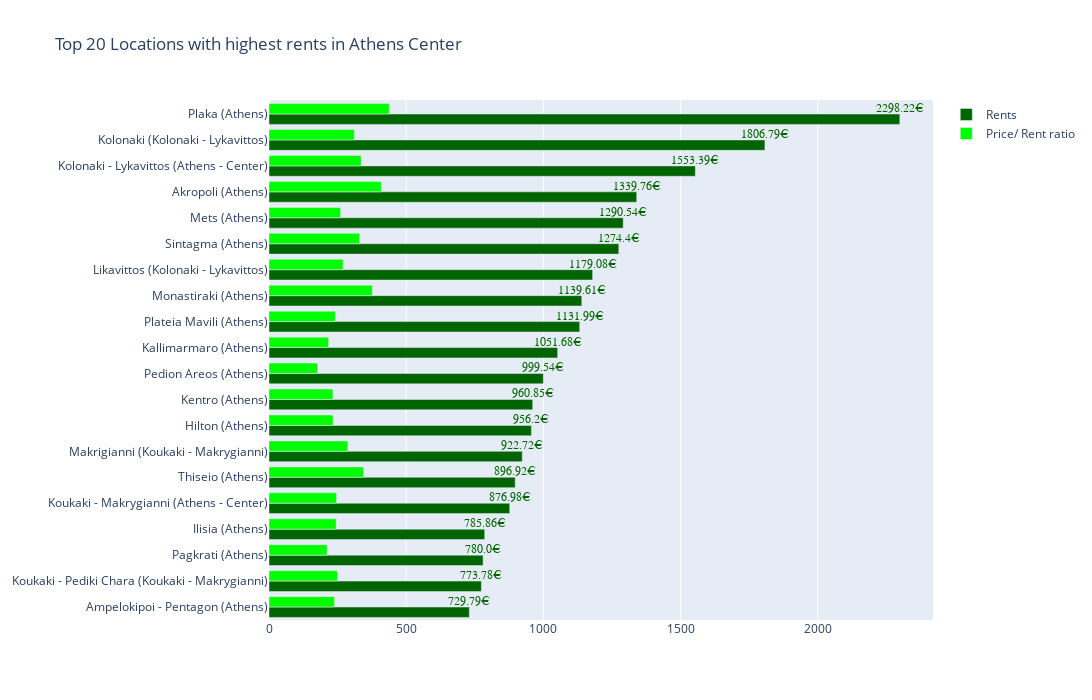

The notebook cell saved with this chart:
### Code cell
location_rent = group_2['Location'].tail(20).tolist()

fig_rent = go.Figure()
fig_rent.add_trace(go.Bar(y=location_rent, x= group_2['Average Rent by Location/# Bedrooms'].tail(20).tolist(), name='Rents', marker_color='darkgreen', orientation = 'h'))
fig_rent.add_trace(go.Bar(y=location_rent, x= group_2['Price/Rent ratio by Location/# Bedrooms'].tail(20).tolist(), name='Price/ Rent ratio', marker_color='lime', orientation = 'h'))

annotation_rent = []

y_rent = group_2['Average Rent by Location/# Bedrooms'].tail(20).tolist()
x_rent = location_rent
for i, j in zip(y_rent, x_rent):
    annotation_rent.append(dict(xref='x1', yref='y1',y=j, x=i,text=str(i) + '€' ,font=dict(family='Arial', size=12, color='darkgreen'), showarrow=False, yshift=6))

    fig_rent.update_layout(barmode='group', width=1200, height=700, title="Top 20 Locations with highest rents in Athens Center ", annotations=annotation_rent)
fig_rent.show()

### Figure 1 — Plotly figure (JSON) as saved in the notebook; plotly's stock layout.template omitted (floating-point values rounded to 4 significant figures)
{"data": [{"marker": {"color": "darkgreen"}, "name": "Rents", "orientation": "h", "type": "bar", "x": [729.8, 773.8, 780, 785.9, 877.0, 896.9, 922.7, 956.2, 960.9, 999.5, 1052.0, 1132.0, 1140.0, 1179.0, 1274.0, 1291.0, 1340.0, 1553.0, 1807.0, 2298.0], "y": ["Ampelokipoi - Pentagon (Athens)", "Koukaki - Pediki Chara (Koukaki - Makrygianni)", "Pagkrati (Athens)", "Ilisia (Athens)", "Koukaki - Makrygianni (Athens - Center)", "Thiseio (Athens)", "Makrigianni (Koukaki - Makrygianni)", "Hilton (Athens)", "Kentro (Athens)", "Pedion Areos (Athens)", "Kallimarmaro (Athens)", "Plateia Mavili (Athens)", "Monastiraki (Athens)", "Likavittos (Kolonaki - Lykavittos)", "Sintagma (Athens)", "Mets (Athens)", "Akropoli (Athens)", "Kolonaki - Lykavittos (Athens - Center)", "Kolonaki (Kolonaki - Lykavittos)", "Plaka (Athens)"]}, {"marker": {"color": "lime"}, "name": "Price/ Rent ratio", "orientation": "h", "type": "bar", "x": [238.4, 249.4, 211.7, 244.9, 246.2, 344.8, 287.2, 233.2, 232.8, 176.8, 217.3, 241.5, 376.6, 269.9, 330.2, 260.8, 408.9, 335.5, 310.9, 437.9], "y": ["Ampelokipoi - Pentagon (Athens)", "Koukaki - Pediki Chara (Koukaki - Makrygianni)", "Pagkrati (Athens)", "Ilisia (Athens)", "Koukaki - Makrygianni (Athens - Center)", "Thiseio (Athens)", "Makrigianni (Koukaki - Makrygianni)", "Hilton (Athens)", "Kentro (Athens)", "Pedion Areos (Athens)", "Kallimarmaro (Athens)", "Plateia Mavili (Athens)", "Monastiraki (Athens)", "Likavittos (Kolonaki - Lykavittos)", "Sintagma (Athens)", "Mets (Athens)", "Akropoli (Athens)", "Kolonaki - Lykavittos (Athens - Center)", "Kolonaki (Kolonaki - Lykavittos)", "Plaka (Athens)"]}], "layout": {"annotations": [{"font": {"color": "darkgreen", "family": "Arial", "size": 12}, "showarrow": false, "text": "729.79€", "x": 729.8, "xref": "x", "y": "Ampelokipoi - Pentagon (Athens)", "yref": "y", "yshift": 6}, {"font": {"color": "darkgreen", "family": "Arial", "size": 12}, "showarrow": false, "text": "773.78€", "x": 773.8, "xref": "x", "y": "Koukaki - Pediki Chara (Koukaki - Makrygianni)", "yref": "y", "yshift": 6}, {"font": {"color": "darkgreen", "family": "Arial", "size": 12}, "showarrow": false, "text": "780.0€", "x": 780, "xref": "x", "y": "Pagkrati (Athens)", "yref": "y", "yshift": 6}, {"font": {"color": "darkgreen", "family": "Arial", "size": 12}, "showarrow": false, "text": "785.86€", "x": 785.9, "xref": "x", "y": "Ilisia (Athens)", "yref": "y", "yshift": 6}, {"font": {"color": "darkgreen", "family": "Arial", "size": 12}, "showarrow": false, "text": "876.98€", "x": 877.0, "xref": "x", "y": "Koukaki - Makrygianni (Athens - Center)", "yref": "y", "yshift": 6}, {"font": {"color": "darkgreen", "family": "Arial", "size": 12}, "showarrow": false, "text": "896.92€", "x": 896.9, "xref": "x", "y": "Thiseio (Athens)", "yref": "y", "yshift": 6}, {"font": {"color": "darkgreen", "family": "Arial", "size": 12}, "showarrow": false, "text": "922.72€", "x": 922.7, "xref": "x", "y": "Makrigianni (Koukaki - Makrygianni)", "yref": "y", "yshift": 6}, {"font": {"color": "darkgreen", "family": "Arial", "size": 12}, "showarrow": false, "text": "956.2€", "x": 956.2, "xref": "x", "y": "Hilton (Athens)", "yref": "y", "yshift": 6}, {"font": {"color": "darkgreen", "family": "Arial", "size": 12}, "showarrow": false, "text": "960.85€", "x": 960.9, "xref": "x", "y": "Kentro (Athens)", "yref": "y", "yshift": 6}, {"font": {"color": "darkgreen", "family": "Arial", "size": 12}, "showarrow": false, "text": "999.54€", "x": 999.5, "xref": "x", "y": "Pedion Areos (Athens)", "yref": "y", "yshift": 6}, {"font": {"color": "darkgreen", "family": "Arial", "size": 12}, "showarrow": false, "text": "1051.68€", "x": 1052.0, "xref": "x", "y": "Kallimarmaro (Athens)", "yref": "y", "yshift": 6}, {"font": {"color": "darkgreen", "family": "Arial", "size": 12}, "showarrow": false, "text": "1131.99€", "x": 1132.0, "xref": "x", "y": "Plateia Mavili (Athens)", "yref": "y", "yshift": 6}, {"font": {"color": "darkgreen", "family": "Arial", "size": 12}, "showarrow": false, "text": "1139.61€", "x": 1140.0, "xref": "x", "y": "Monastiraki (Athens)", "yref": "y", "yshift": 6}, {"font": {"color": "darkgreen", "family": "Arial", "size": 12}, "showarrow": false, "text": "1179.08€", "x": 1179.0, "xref": "x", "y": "Likavittos (Kolonaki - Lykavittos)", "yref": "y", "yshift": 6}, {"font": {"color": "darkgreen", "family": "Arial", "size": 12}, "showarrow": false, "text": "1274.4€", "x": 1274.0, "xref": "x", "y": "Sintagma (Athens)", "yref": "y", "yshift": 6}, {"font": {"color": "darkgreen", "family": "Arial", "size": 12}, "showarrow": false, "text": "1290.54€", "x": 1291.0, "xref": "x", "y": "Mets (Athens)", "yref": "y", "yshift": 6}, {"font": {"color": "darkgreen", "family": "Arial", "size": 12}, "showarrow": false, "text": "1339.76€", "x": 1340.0, "xref": "x", "y": "Akropoli (Athens)", "yref": "y", "yshift": 6}, {"font": {"color": "darkgreen", "family": "Arial", "size": 12}, "showarrow": false, "text": "1553.39€", "x": 1553.0, "xref": "x", "y": "Kolonaki - Lykavittos (Athens - Center)", "yref": "y", "yshift": 6}, {"font": {"color": "darkgreen", "family": "Arial", "size": 12}, "showarrow": false, "text": "1806.79€", "x": 1807.0, "xref": "x", "y": "Kolonaki (Kolonaki - Lykavittos)", "yref": "y", "yshift": 6}, {"font": {"color": "darkgreen", "family": "Arial", "size": 12}, "showarrow": false, "text": "2298.22€", "x": 2298.0, "xref": "x", "y": "Plaka (Athens)", "yref": "y", "yshift": 6}], "barmode": "group", "height": 700, "title": {"text": "Top 20 Locations with highest rents in Athens Center "}, "width": 1200, "xaxis": {"autorange": true, "range": [0, 2419.0], "type": "linear"}, "yaxis": {"autorange": true, "range": [-0.5, 19.58], "type": "category"}}}
